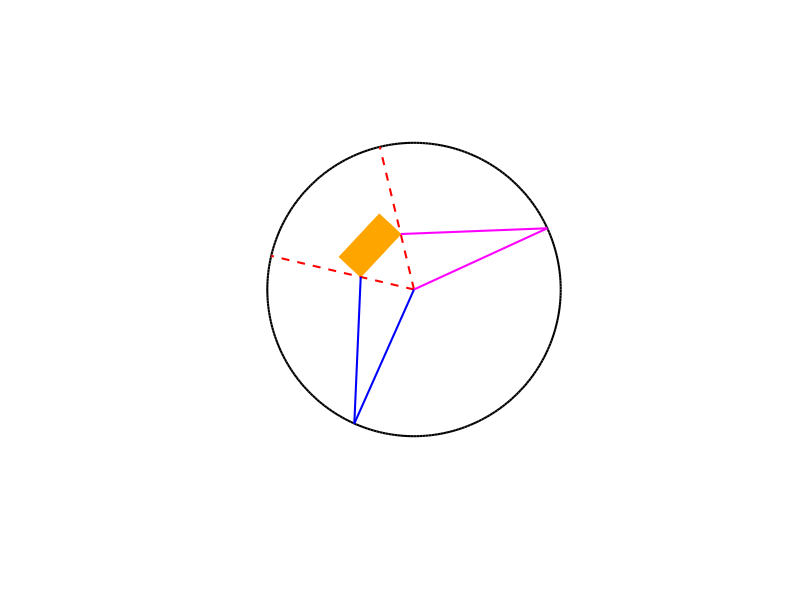

Here is the MATLAB script that generated this plot:
% Rectangle parameters
l = 1.2;               % Length
w = 0.6;               % Width
alpha = -0.9;          % Center X
beta = 0.9;            % Center Y
phi = 0.820305;        % Inclination
r = 3;

% Draw Circle
theta = linspace(0, 2*pi, 300);
plot(r * cos(theta), r * sin(theta), 'k', 'LineWidth', 1.5);
hold on;

% Compute Rectangle Vertices
M_x = alpha - l*cos(phi)/2;
N_x = alpha + l*cos(phi)/2;
M_y = beta - l*sin(phi)/2;
N_y = beta + l*sin(phi)/2;
obstacle.vertices = [
    M_x - w*sin(phi)/2, M_y + w*cos(phi)/2;
    N_x - w*sin(phi)/2, N_y + w*cos(phi)/2;
    M_x + w*sin(phi)/2, M_y - w*cos(phi)/2;
    N_x + w*sin(phi)/2, N_y - w*cos(phi)/2
];
obstacle.faces = [1 2 4; 1 4 3];

patch('Faces', obstacle.faces, 'Vertices', obstacle.vertices, ...
      'FaceColor', [255 165 0]/255, 'EdgeColor', [255 165 0]/255);

axis equal off
xlim([-5 5]); ylim([-5 5]);

% ---------- ANGULAR UTILS ----------
angle_wrap = @(a) mod(a, 2*pi);

% ---------- DISTANCES ----------
dists = sqrt(sum(obstacle.vertices.^2, 2));
inside = dists < r;
outside = dists > r;

% ---------- INTERSECTION FUNCTION ----------
function P = circle_line_intersect(p1, p2, r)
    dp = p2 - p1;
    a = dp(1)^2 + dp(2)^2;
    b = 2 * (dp(1) * p1(1) + dp(2) * p1(2));
    c = p1(1)^2 + p1(2)^2 - r^2;
    disc = b^2 - 4*a*c;
    P = [];
    if disc >= 0
        sqrt_disc = sqrt(disc);
        t1 = (-b + sqrt_disc) / (2*a);
        t2 = (-b - sqrt_disc) / (2*a);
        for t = [t1 t2]
            if t >= 0 && t <= 1
                P = [P; p1 + t * dp];
            end
        end
    end
end

% ---------- DETERMINE COLLISION POINTS ----------
points = [];
if all(inside)
    points = obstacle.vertices;
elseif sum(inside) == 3
    idx_out = find(outside);   % Only one
    idx_in = find(inside);     % Three
    for i = 1:length(idx_in)
        p1 = obstacle.vertices(idx_out, :);
        p2 = obstacle.vertices(idx_in(i), :);
        pts = circle_line_intersect(p1, p2, r);
        points = [points; pts];
    end
    points = [points; obstacle.vertices(inside,:)];
elseif sum(inside) == 2
    idx_out = find(outside);
    idx_in = find(inside);
    for i = 1:2
        for j = 1:2
            p1 = obstacle.vertices(idx_out(i), :);
            p2 = obstacle.vertices(idx_in(j), :);
            pts = circle_line_intersect(p1, p2, r);
            points = [points; pts];
        end
    end
    points = [points; obstacle.vertices(inside,:)];
elseif sum(inside) == 1
    idx_in = find(inside);
    idx_out = find(outside);
    for i = 1:3
        p1 = obstacle.vertices(idx_out(i), :);
        p2 = obstacle.vertices(idx_in, :);
        pts = circle_line_intersect(p1, p2, r);
        points = [points; pts];
    end
    points = [points; obstacle.vertices(idx_in,:)];
elseif all(outside)
    for i = 1:4
        j = mod(i,4)+1;
        p1 = obstacle.vertices(i,:);
        p2 = obstacle.vertices(j,:);
        pts = circle_line_intersect(p1, p2, r);
        points = [points; pts];
    end
end

% ---------- FIND MAX ANGULAR SPAN ----------
angles = atan2(points(:,2), points(:,1));
n = length(angles);
max_span = 0;
for i = 1:n
    for j = i+1:n
        a1 = angle_wrap(angles(i));
        a2 = angle_wrap(angles(j));
        span = mod(a2 - a1, 2*pi);
        if span > pi
            span = 2*pi - span;
        end
        if span > max_span
            max_span = span;
            idx1 = i;
            idx2 = j;
        end
    end
end

% ---------- DRAW COLLISION RADII ----------
p1 = points(idx1, :);
p2 = points(idx2, :);
theta1 = atan2(p1(2), p1(1));
theta2 = atan2(p2(2), p2(1));
plot([0 r*cos(theta1)], [0 r*sin(theta1)], 'r--', 'LineWidth', 1.5);
plot([0 r*cos(theta2)], [0 r*sin(theta2)], 'r--', 'LineWidth', 1.5);

% ---------- EXTEND TO CIRCLE EDGE ----------
colors = ['b', 'm'];
endpoints = zeros(2,2);
vertices_to_check = [idx1, idx2];

is_in_sector = @(x, y, th1, th2) (sqrt(x^2 + y^2) <= r) && ...
    (mod(atan2(y, x) - th1, 2*pi) <= mod(th2 - th1, 2*pi));

theta_min = angle_wrap(atan2(p1(2), p1(1)));
theta_max = angle_wrap(atan2(p2(2), p2(1)));

% Ensure theta_min < theta_max
if mod(theta_max - theta_min, 2*pi) > pi
    temp = theta_min;
    theta_min = theta_max;
    theta_max = temp;
end

for k = 1:2
    vx = points(vertices_to_check(k),1);
    vy = points(vertices_to_check(k),2);
    A = vx; B = vy;
    C = (vx^2 + vy^2) / (2*r);
    R = sqrt(A^2 + B^2);
    delta = atan2(B, A);
    found = false;
    if abs(C/R) <= 1
        sol = mod([delta + acos(C/R), delta - acos(C/R)], 2*pi);
        for a = sol
            px = r * cos(a);
            py = r * sin(a);
            % Check sample points
            t_vals = [0.1, 0.25, 0.5, 0.75, 0.9];
            pts = (1 - t_vals') * [vx vy] + t_vals' * [px py];
            safe = true;
            for i = 1:length(t_vals)
                if is_in_sector(pts(i,1), pts(i,2), theta_min, theta_max)
                    safe = false; break;
                end
            end
            if safe
                plot([vx px], [vy py], [colors(k) '-'], 'LineWidth', 1.5);
                plot([0 px], [0 py], [colors(k) '-'], 'LineWidth', 1.5);
                endpoints(k,:) = [px py];
                break;
            end
        end
    end
end

% ---------- PRINT ANGLES OF CIRCUMFERENCE POINTS (IN DEGREES) ----------
for k = 1:2
    px = endpoints(k,1);
    py = endpoints(k,2);
    angle_deg = mod(rad2deg(atan2(py, px)), 360);  % Ensure angle in [0, 360)
    if k == 1
        fprintf('Blue    - %.2f degrees\n', angle_deg);
    else
        fprintf('Magenta - %.2f degrees\n', angle_deg);
    end
end



